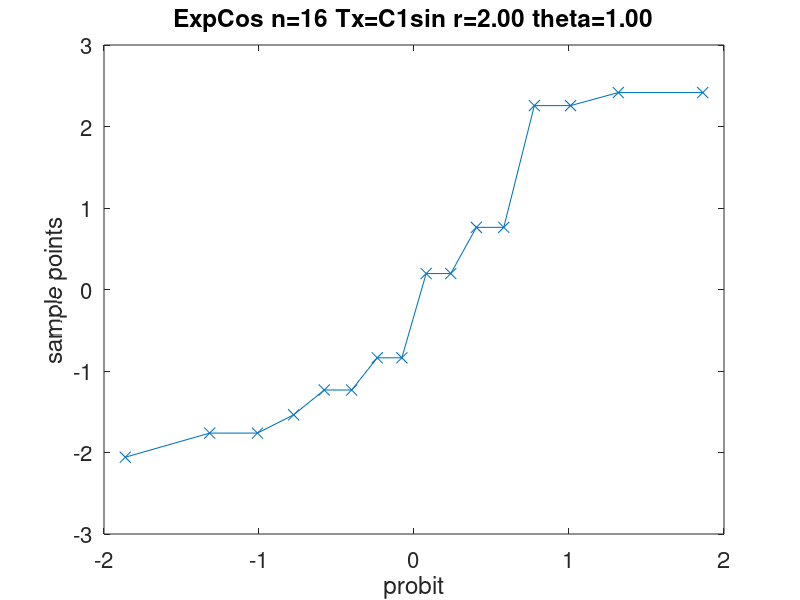
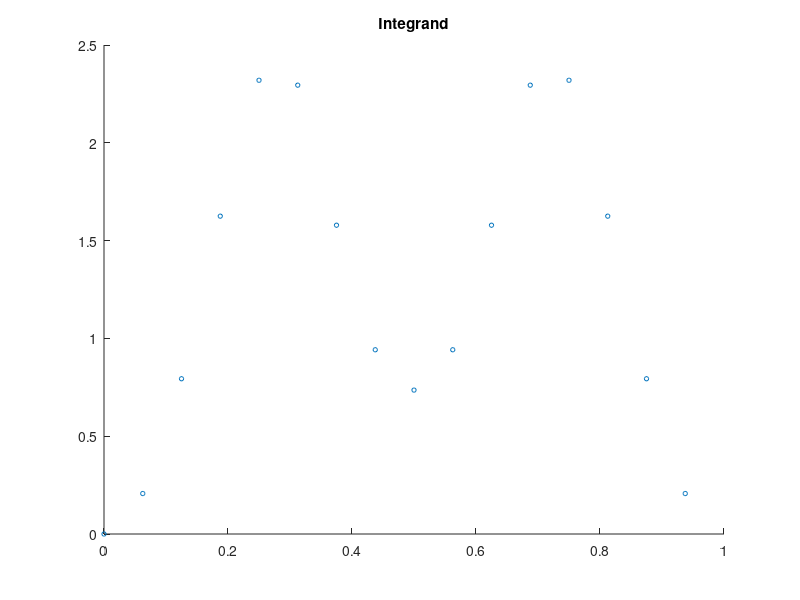

Write the MATLAB code that produced these figures, in order. (Note: this script raises an error after producing the figures.)
%
% Minimum working example to test Gaussian diagnostics idea
%
function MWE_gaussian_diagnostics()

format short
close all

fNames = {'ExpCos','Keister','rand'};
ptransforms = {'C1','C1sin', 'none'};
fName = fNames{1};
ptransform = ptransforms{2};

npts = 2^4;  % max 14
dim = 1;
shift = rand(1,dim);

[~,xlat_] = simple_lattice_gen(npts,dim,shift,true);

if strcmp(fName,'ExpCos')
  integrand = @(x) exp(sum(cos(2*pi*x), 2));
elseif strcmp(fName, 'Keister')
  integrand = @(x) keisterFunc(x,dim,1/sqrt(2)); % a=0.8
else
  integrand = @(x) f_rand(x);
end

integrand_p = doPeriodTx(integrand, ptransform);

y = integrand_p(xlat_);
ftilde = fft(y);
ftilde(1) = 0;  % ftilde = \mV^H(\vf - m \vone)
if dim==1
  figure; scatter(xlat_, y, 10)
  title('Integrand')
end

thetaOpt = 1;  %0.9;
ftilde = real(ftilde);

  function create_plots(type)
    hFigNormplot = figure();
    set(hFigNormplot,'defaultaxesfontsize',16, ...
      'defaulttextfontsize',16, ... %make font larger
      'defaultLineLineWidth',0.75, 'defaultLineMarkerSize',8)
    if strcmp(type, 'normplot')
      normplot(w_ftilde)
    else
      qqplot(w_ftilde)
    end
    
    title(sprintf('%s n=%d Tx=%s r=%1.2f theta=%1.2f', ...
      fName, npts, ptransform, r, thetaOpt))
    saveas(hFigNormplot, sprintf('%s_%s_n-%d_Tx-%s_r-%d.png', ...
      type, fName, npts, ptransform, r))
  end

rVec = [2, ];

for r=rVec
  
  lambda = kernel(r, xlat_, thetaOpt);
  
  % apply transform
  % $\vZ = \frac 1n \mV \mLambda^{-\frac 12} \mV^H(\vf - m \vone)$
  % ifft also includes 1/n division
  w_ftilde = real(ifft(ftilde./sqrt(lambda)));
  
  % create_plots('normplot')
  create_plots('qqplot')
  
  % Shapiro-Wilk test
  [H, pValue, W] = swtest(w_ftilde);
  Hval='true';
  if H==true
    Hval='false';
  end
  fprintf('Shapiro-Wilk test: Normal=%s, pValue=%1.3f, W=%1.3f\n', Hval, pValue, W);
end

end


% gaussian random function
function fval = f_rand(xpts)
theta = 1;
rng(202326) % initialize random number generator for reproducability

N = 2^(15);
f_c = randn(N, 1);
f_s = randn(N, 1);
f_0 = randn(1, 1);
kvec = (1:N)';
argx = @(x) 2*pi*bsxfun(@times, kvec, x);
f_c_ = @(x)(f_c./kvec).*cos(argx(x));
f_s_ = @(x)(f_s./kvec).*sin(argx(x));
f_ran = @(x,theta) prod((f_0 + theta * sum(f_c_(x) + f_s_(x) )), 2) ;
[n,~]=size(xpts);
fval=zeros(n,1);
for i=1:n
  fval(i) = f_ran(xpts(i,:),theta);
end
end

function Lambda = kernel(r, xun, theta)
constMult = 1;  % -(-1)^(r/2)*((2*pi)^r)/factorial(r);
if r == 2
  bernPoly = @(x)(-x.*(1-x) + 1/6);
elseif r == 4
  bernPoly = @(x)( ( (x.*(1-x)).^2 ) - 1/30);
else
  error('Bernoulli order=%d not implemented !', r);
end
kernelFunc = @(x) bernPoly(x);

temp_ = bsxfun(@times, (theta)*constMult, kernelFunc(xun));
C1 = prod(1 + temp_, 2);

% matlab's builtin fft is much faster and accurate
% eigenvalues must be real : Symmetric pos definite Kernel
Lambda = real(fft(C1));

end

function f = doPeriodTx(fInput, ptransform)

if strcmp(ptransform,'Baker')
  f=@(x) fInput(1-2*abs(x-1/2)); % Baker's transform
elseif strcmp(ptransform,'C0')
  f=@(x) fInput(3*x.^2-2*x.^3).*prod(6*x.*(1-x),2); % C^0 transform
elseif strcmp(ptransform,'C1')
  % C^1 transform
  f=@(x) fInput(x.^3.*(10-15*x+6*x.^2)).*prod(30*x.^2.*(1-x).^2,2);
elseif strcmp(ptransform,'C1sin')
  % Sidi C^1 transform
  f=@(x) fInput(x-sin(2*pi*x)/(2*pi)).*prod(2*sin(pi*x).^2,2);
elseif strcmp(ptransform,'C2sin')
  % Sidi C^2 transform
  psi3 = @(t) (8-9*cos(pi*t)+cos(3*pi*t))/16;
  psi3_1 = @(t) (9*sin(pi*t)*pi- sin(3*pi*t)*3*pi)/16;
  f=@(x) fInput(psi3(x)).*prod(psi3_1(x),2);
elseif strcmp(ptransform,'C3sin')
  % Sidi C^3 transform
  psi4 = @(t) (12*pi*t-8*sin(2*pi*t)+sin(4*pi*t))/(12*pi);
  psi4_1 = @(t) (12*pi-8*cos(2*pi*t)*2*pi+sin(4*pi*t)*4*pi)/(12*pi);
  f=@(x) fInput(psi4(x)).*prod(psi4_1(x),2);
elseif strcmp(ptransform,'none')
  % do nothing
  f=@(x) fInput(x);
else
  error('Error: Periodization transform %s not implemented', ptransform);
end

end


function [xlat,xpts_un,xlat_un,xpts] = simple_lattice_gen(n,d,shift,firstBatch)
gen_vec = [1, 433461, 315689, 441789, 501101, 146355, 88411, 215837, 273599 ...
  151719, 258185, 357967, 96407, 203741, 211709, 135719, 100779, ...
  85729, 14597, 94813, 422013, 484367]; %generator
z = gen_vec(1:d);

nmax = n;
nmin = 1 + n/2;
if firstBatch==true
  nmin = 1;
end
nelem=nmax-nmin+1;

if firstBatch==true
  brIndices=vdc(nelem)';
  xpts_un=mod(bsxfun(@times,(0:1/n:1-1/n)',z),1); % unshifted in direct order
else
  brIndices=vdc(nelem)'+1/(2*(nmin-1));
  xpts_un=mod(bsxfun(@times,(1/n:2/n:1-1/n)',z),1); % unshifted in direct order
  
end
xpts = mod(bsxfun(@plus,xpts_un,shift),1);  % shifted in direct order

xlat_un = mod(bsxfun(@times,brIndices',z),1);  % unshifted
xlat = mod(bsxfun(@plus,xlat_un,shift),1);  % shifted in VDC order
end

% van der Corput sequence in base 2
function q = vdc(n)
if n>1
  k=log2(n); % We compute the VDC seq part by part of power 2 size
  q=zeros(2^k,1);
  for l=0:k-1
    nl=2^l;
    kk=2^(k-l-1);
    ptind=repmat([false(nl,1);true(nl,1)],kk,1);
    q(ptind)=q(ptind)+1/2^(l+1);
  end
else
  q=0;
end
end
